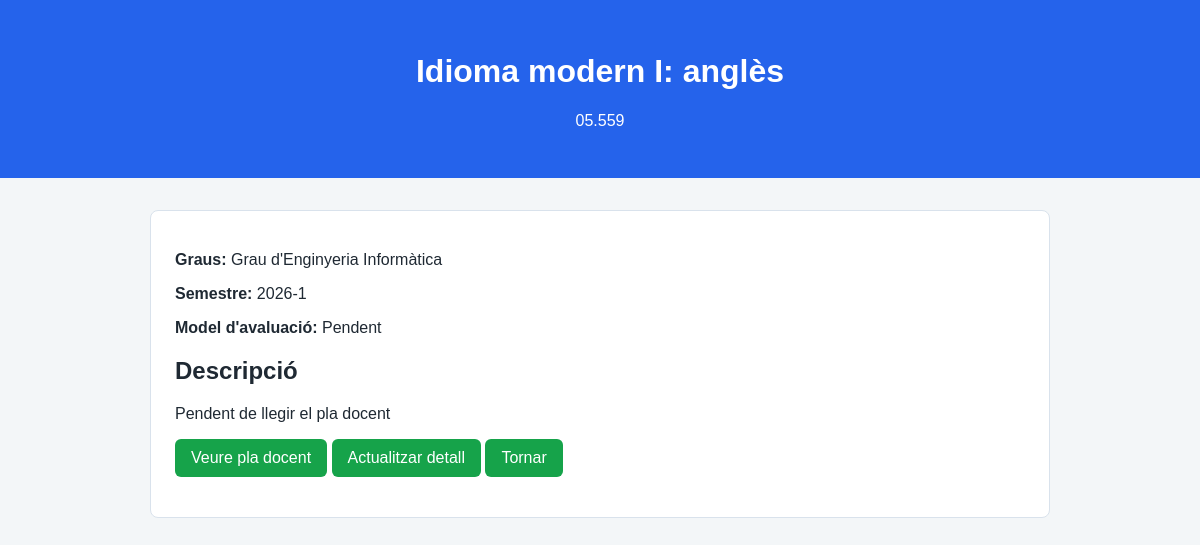
The page /assignatura/05.559 on the database as committed earlier.
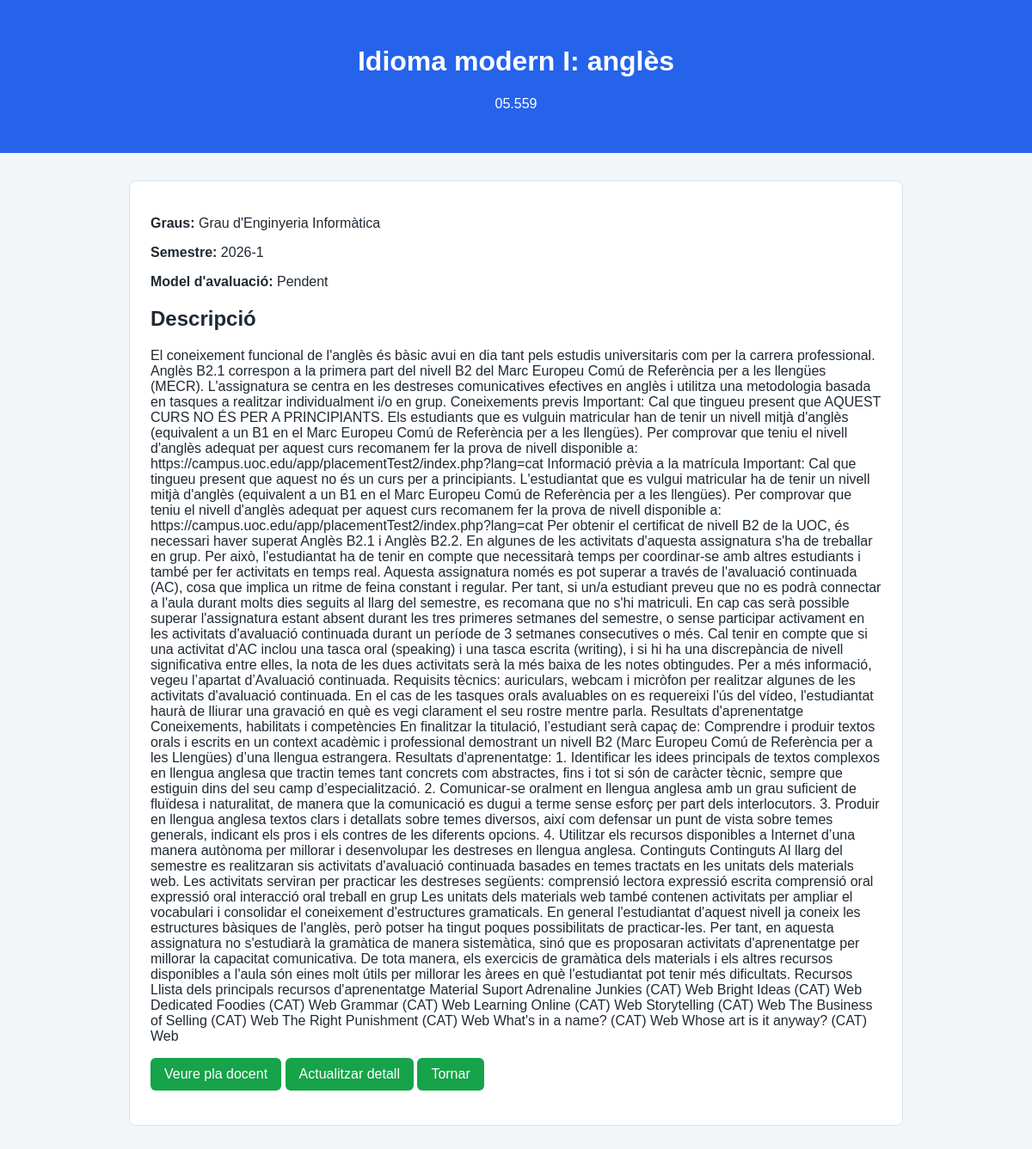
The same page on the database as committed later.
### tables this page shows
CREATE TABLE assignatures (
            id INTEGER PRIMARY KEY AUTOINCREMENT,
            codi TEXT NOT NULL,
            titol TEXT NOT NULL,
            semestre TEXT NOT NULL,
            model_avaluacio TEXT,
            descripcio TEXT,
            url TEXT            
        );

### app.py (the view)
@aplicacio.route('/assignatura/<codi>')
def veure_assignatura(codi):
    assignatura = obtenir_assignatura_codi(codi)
    return render_template('assignatura.html', assignatura=assignatura)

### base_dades.py (called while the page is built)
def obtenir_connexio():
    connexio = sqlite3.connect(ruta_base_dades)
    connexio.row_factory = sqlite3.Row
    return connexio

### templates/assignatura.html (shortened to what this page needs)
<!DOCTYPE html>
<html lang="ca">
<head>
    <link rel="stylesheet" href="{{ url_for('static', filename='estil.css') }}">
</head>
<body>
    <header class="capçalera">
        <h1>{{ assignatura.titol }}</h1>
        <p>{{ assignatura.codi }}</p>
    </header>
    <main class="contingut">
        <section class="targeta">
            <p><strong>Graus:</strong> {{ assignatura.graus  }}</p>
            <p><strong>Semestre:</strong> {{ assignatura.semestre }}</p>
            <p><strong>Model d'avaluació:</strong> {{ assignatura.model_avaluacio }}</p>
            <h2>Descripció</h2>
            <p>{{ assignatura.descripcio }}</p>
            <p>
                <a class="boto" href="{{ assignatura.url }}" target="_blank">Veure pla docent</a>
                <a class="boto" href="/actualitzar-detall/{{ assignatura.codi }}">Actualitzar detall</a>
                <a class="boto" href="/assignatures">Tornar</a>
            </p>
        </section>
    </main>
</body>
</html>

Rows that differ between the two databases and show on the page:
changed assignatures "Idioma modern I: anglès": descripcio "Pendent de llegir el pla docent" → (not shown)
Other text that changed with them:
{{ assignatura.descripcio }}: (not shown) → "El coneixement funcional de l'anglès és bàsic avui en dia tant pels estudis universitaris com per la carrera professional. Anglès B2.1 correspon a la primera part del nivell B2 del Marc Europeu Comú de Referència per a les llengües (MECR). L'assignatura se centra en les destreses comunicatives efectives en anglès i utilitza una metodologia basada en tasques a realitzar individualment i/o en grup. Coneixements previs Important: Cal que tingueu present que AQUEST CURS NO ÉS PER A PRINCIPIANTS. Els estudiants que es vulguin matricular han de tenir un nivell mitjà d'anglès (equivalent a un B1 en el Marc Europeu Comú de Referència per a les llengües). Per comprovar que teniu el nivell d'anglès…"
